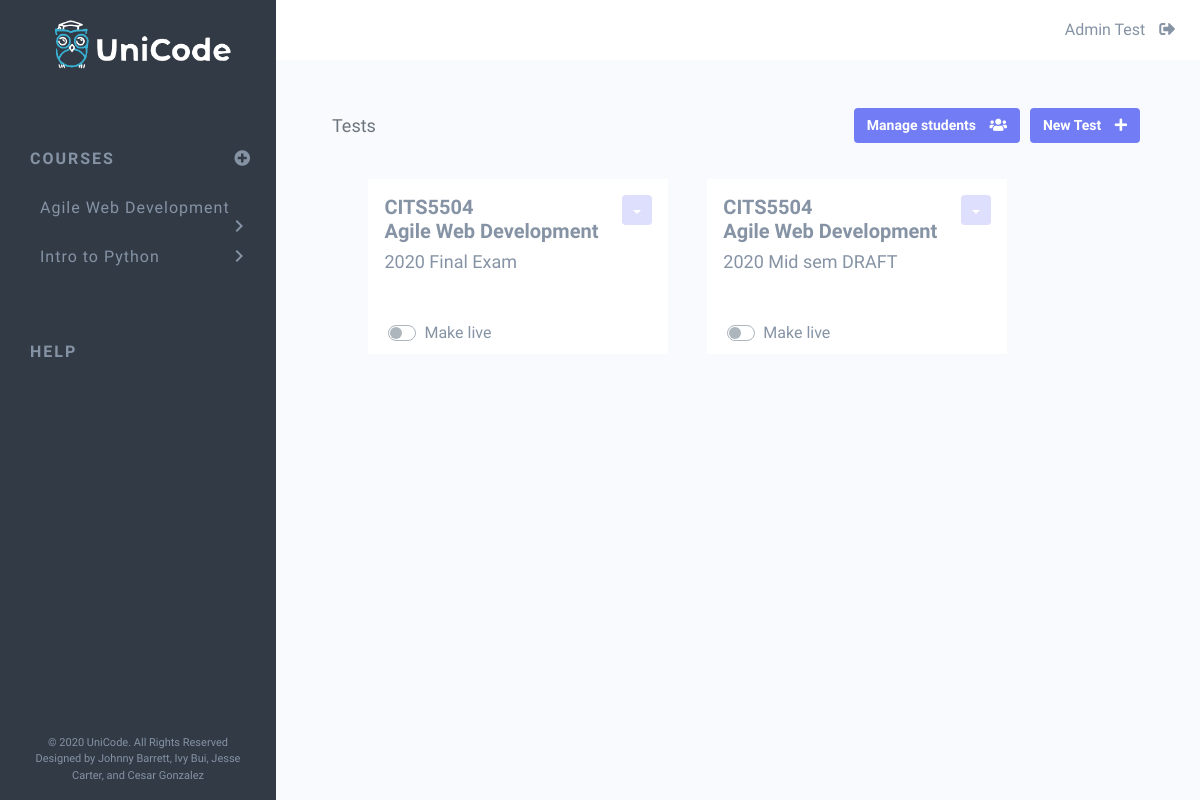
The app's page /course_view/1 (signed in), older data.
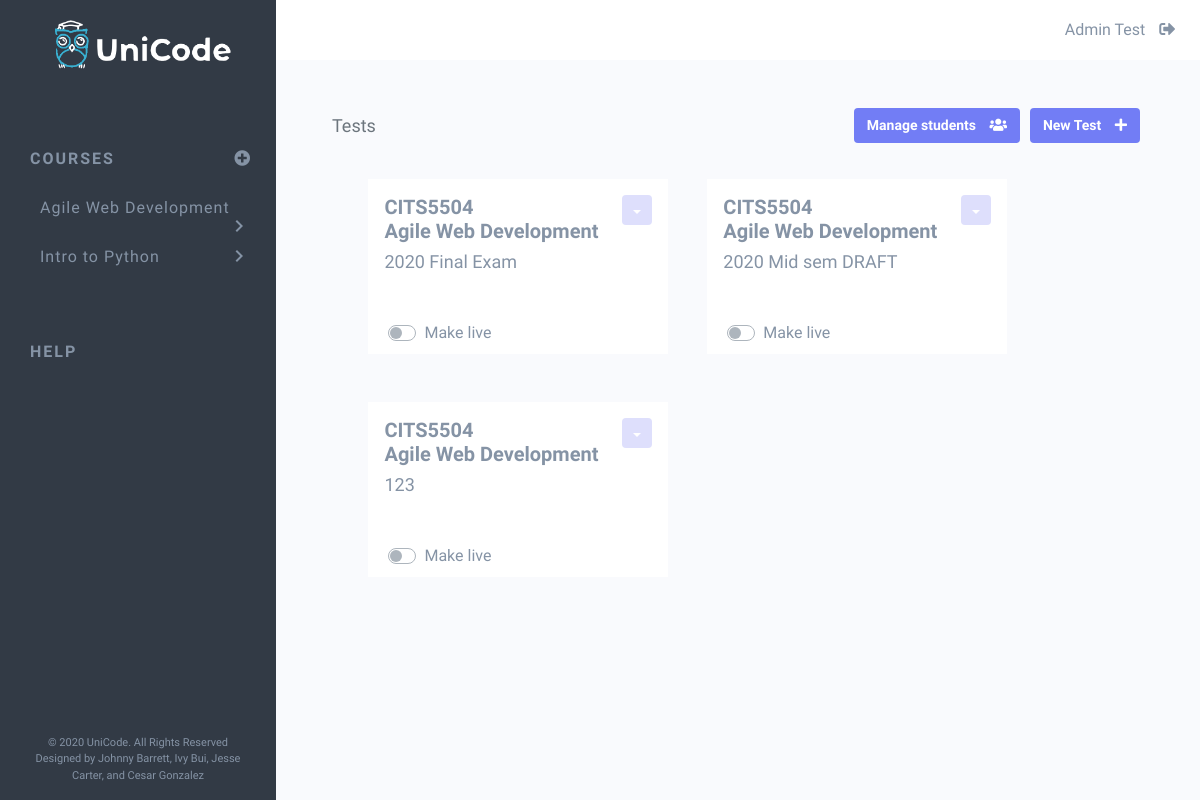
The same page, newer data.
### app/models.py (models this page shows, shortened)
class Course(db.Model):
    __tablename__ = 'courses'
    id = db.Column(db.Integer, primary_key=True, nullable=False)
    name = db.Column(db.String(64))
    course_code = db.Column(db.String(32))
    tests = db.relationship('Test', backref='course', lazy=True)
    def __repr__(self):
        return f'<Course: {self.name}>'

class User(UserMixin, db.Model):
    __tablename__ = 'users'
    id = db.Column(db.Integer, primary_key=True, nullable=False)
    email = db.Column(db.String(64), index=True, unique=True)
    password_hash = db.Column(db.String(32))
    first_name = db.Column(db.String(32))
    last_name = db.Column(db.String(32))
    is_admin = db.Column(db.Boolean, nullable=False, default=True)
    courses = db.relationship('Course', secondary=enrolments, lazy='subquery',
                              backref=db.backref('users', lazy=True))

class Test(db.Model):
    __tablename__ = 'tests'
    id = db.Column(db.Integer, primary_key=True, nullable=False)
    name = db.Column(db.String(64), nullable=False)
    course_id = db.Column(db.Integer, db.ForeignKey('courses.id'))
    questions = db.relationship('Question', backref='test', lazy=True)

### app/routes.py (the view)
@app.route('/course_view/<course_id>', methods=['GET'])
@login_required
def course_view(course_id):
    return UserController.course_view(course_id)

### app/controllers.py (called while the page is built)
    def course_view(course_id):
        course = Course.query.filter_by(id=course_id).first()
        tests = Test.query.filter_by(course_id=course_id)
        print(course)
        print(tests)
        form = NewTestForm()
        course_form = NewCourseForm()
        if current_user.is_admin:
            return render_template('admin-course.html', course_form=course_form, form=form, course=course, tests=tests)
        else:
            return render_template('student-course.html', course=course, tests=tests)

### app/models.py (called while the page is built)
@login.user_loader
def load_user(id):
    return User.query.get(int(id))

### app/templates/admin-course.html (shortened to what this page needs)
{% extends "base.html" %}
{% block content %}
<div class="row mx-2">
  <h1 class="page-heading">Tests</h1>
  <button id="new-test-btn" class="btn purple-btn">New Test <i class="fas fa-plus"></i></button>
  <button id="manage-students-btn" class="btn purple-btn">Manage students <i class="fas fa-users"></i></button>
</div>
<div class="row all-tests mt-3">
  {% for test in tests %}
  <div class="test mb-5 p-3">
    <div class="option-btn">
      <button type="button" id="option-btn" class="btn btn-danger dropdown-toggle dropdown-toggle-split"
        data-toggle="dropdown" aria-haspopup="true" aria-expanded="false">
      </button>
    </div>
    <a id="test-link" href="{{ url_for('test_view', course_id=course.id, test_id=test.id) }}">
      <h2 class="unit-details">{{ course.course_code }}<br>{{ course.name }}</h2>
      <h3 class="test-name">{{ test.name }}</h3>
    </a>
    <div id="make-live" class="row m-1">
      <div class="custom-control custom-switch">
        <label class="custom-control-label" for="live-switch">Make live</label>
      </div>
    </div>
  </div>
  {% endfor %}
</div>
{% endblock %}

### app/templates/base.html (shortened to what this page needs)
<!DOCTYPE html>
<html lang="en">
<head>
  <link href="https://stackpath.bootstrapcdn.com/bootstrap/4.4.1/css/bootstrap.min.css" rel="stylesheet">
  <link rel="stylesheet" href="https://use.fontawesome.com/releases/v5.2.0/css/all.css">
<link rel="stylesheet" href="{{ url_for('static', filename='css/style.css') }}">
</head>
<body>
  <div class="sidenav">
    <img id="logo-horiz" src="{{ url_for('static', filename='img/UniCode-colour-horiz.png') }}" alt="UniCode logo">
    <div class="nav-parent" style="margin-left:15px;">
      {% if current_user.is_admin %}
      <div class="row">
        <a href="{{ url_for('admin_portal') }}">Courses</a>
        <a id="new-course-icon" href="#">
          <i id="nav-indicator" class="fas fa-plus-circle"></i>
        </a>
      </div>
      {% else %}
      <a href="{{ url_for('student_portal') }}">Courses</a>
      {% endif %}
    </div>
    {% if current_user.courses %}
    {% for course in current_user.courses %}
    <a class="nav-child" href="{{ url_for('course_view', course_id=course.id) }}">{{ course.name }}<span
        id="nav-indicator" class="material-icons">chevron_right</span></a>
    {% endfor %}
    {% endif %}
    <div class="nav-parent mt-4">Help</div>
    <div class="footer">
      <p>&copy; 2020 UniCode. All Rights Reserved <br>Designed by Johnny Barrett, Ivy Bui, Jesse Carter, and Cesar
        Gonzalez</p>
    </div>
  </div>
  <div class="topbar">
    <p id="username">{{ current_user.first_name }} {{ current_user.last_name }}
      <a id="logout-icon" href="{{ (url_for('logout')) }}" style="color: #8593A5;"><i
          class="fas fa-sign-out-alt"></i></a>
    </p>
  </div>
  <div class="content-container p-5">
    {% block content %} {% endblock %}
  </div>
</body>
</html>

### app/static/css/style.css (style rules this page uses)
:root { --unicode-main-text-colour: #8593A5; --unicode-dark-grey: #323A45; --unicode-mid-grey1: #6C757D; --unicode-mid-grey3: #98A6AC; --unicode-pale: #F9FAFD; --unicode-pale-purple: #DEDFFC; --unicode-purple: #727DF5; --unicode-yellow: #FFBC00; --unicode-red: #F95C7C; --unicode-green: #0BCF97; --unicode-blue: #39B0D1; }
html, body { min-height: 100% !important; height: 100%; }
body { font-family: 'Cabin', sans-serif; margin: 0; color: var(--unicode-main-text-colour); background-color: var(--unicode-pale); -webkit-font-smoothing: antialiased; -moz-osx-font-smoothing: grayscale; }
body > *:not(.sidenav):not(.topbar) { -webkit-transition: 0.3s -webkit-filter linear; -o-transition: 0.3s -o-filter linear; -moz-transition: 0.3 -moz-filter linear; -ms-transition: 0.3 -moz-filter linear; }
.sidenav { height: 100%; width: 23%; min-width: 275px; position: fixed; z-index: 1; top: 0; left: 0; background-color: #323A45; overflow-x: hidden; padding: 20px 20px 0px 30px; }
.sidenav a { padding-top: 30px; text-decoration: none; font-size: 16px; line-height: 19px; color: #8593A5; display: block; }
#logo-horiz { width:80%; display: block; margin-left: auto; margin-right: auto }
.nav-parent { padding-top: 50px; letter-spacing: 2px; text-transform: uppercase; font-weight: bold; }
a.nav-child { margin-left: 10px; font-weight: 500; letter-spacing: 1px; }
#nav-indicator { float: right; margin-right: 5px; line-height: 19px; }
.footer { font-size: 11px; position: fixed; left: 0; bottom: 0; width: 23%; text-align: center; padding: 0 30px; }
#new-course-icon { position: absolute; margin-right: 5px; right: 5%; }
.topbar { position: sticky; position: -webkit-sticky; top: 0; background-color: #FFFFFF; margin-left: 23%; height: 60px; overflow: hidden; display: block; padding-right: 25px; }
#username { text-align: right; color: var(--unicode-main-text-colour); font-size: 16px; line-height: 60px; }
#logout-icon { color: var(--unicode-main-text-colour); }
.fas { margin-left: 10px; }
.fa-plus-circle { float: right; }
.content-container { margin-right: 0; height: 92%; z-index: 1; background-color: var(--unicode-pale); transition: background-color 0.5s linear; }
.purple-btn { background-color: var(--unicode-purple); color: white; font-weight: 600; }
.page-heading { font-size: 18px; color: var(--unicode-mid-grey1); text-align: start; line-height: 35px; margin-bottom: 0; }
.all-tests { padding: 20px 40px; }
.test { height: 175px; width: 300px; background-color: #FFFFFF; margin: 0 2.5%; position: relative; transition: background-color 0.5s linear; }
.unit-details { font-weight: bold; font-size: 20px; }
.test-name { font-size: 18px; }
#new-test-btn { min-width: 110px; position: absolute; right: 5%; font-size: 14px; }
#manage-students-btn { position: absolute; right: 15%; font-size: 14px; }
#make-live { position: absolute; bottom: 5px; }
a { color: inherit; }
#option-btn { background-color: var(--unicode-pale-purple); border: none; float: right; height: 30px; width: 30px; }

Row changes from the older to the newer data that the page shows:
added Test: {{ course.course_code }} "CITS5504", {{ course.name }} "Agile Web Development", name "123"
